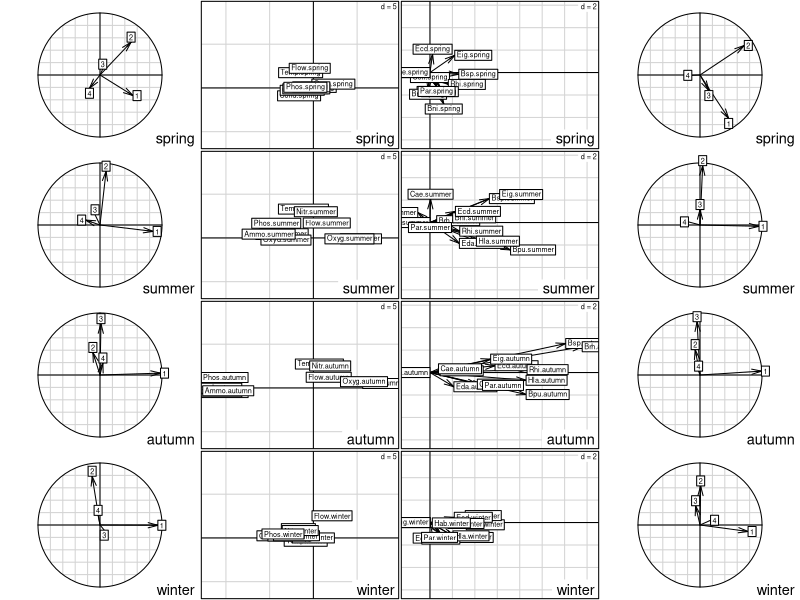
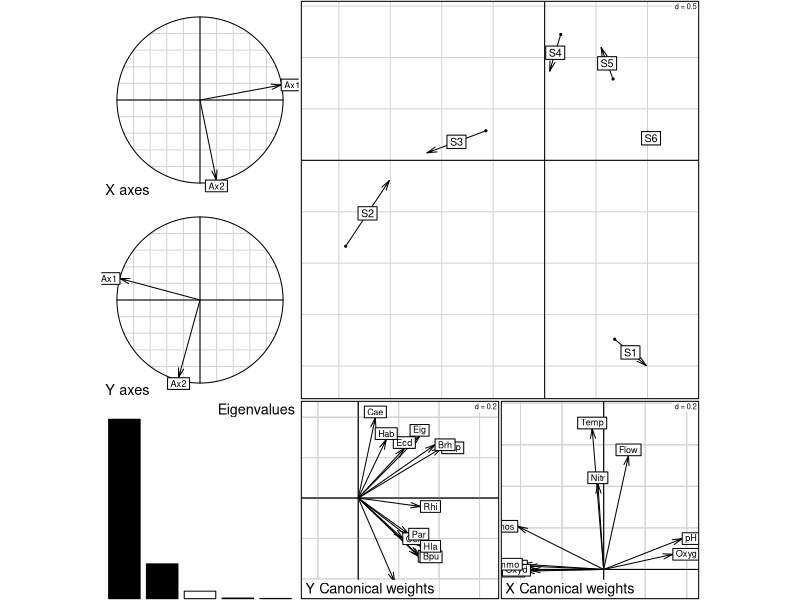

The R source for these figures, in order:
## En anisostatis tenemos ponderaciones, y ahora al formar la matriz de correlaciones lo hacemos elemento a elemento,
## tiene dimensiones p x p, las p variables son la suma de todas las variables de todas las matrices.

## STATICO & COSTATIS

library(ade4)

?statico

## Vamos a tener que montar las matrices de datos igual que antes, poniendo lo común en las columnas
## y apilando las filas una tras otra hasta tener una mega matriz que separaremos según cierta etiqueta.

data("meau")
meau

## Tiene 3 matrices,
## 1ª variables ambientales en 24 puntos muestreeo
## 2ª son poblaciones de especies en puntos de muestreo, es para organizar la info.
## 3ª matrices de diseño, a qué estación corresponde cada una de las observaciones.

## Vamos a hacer el Statico con ésta matriz de variables y poblaciones en ubicaciones.

## necesitamos 2 objetos de tipo k_tabla, los montamos.

## Variables ambientales PCA, es cuanti, recuentos de poblaciones le hacemos correspondencias, son datos de frecuencia.

wit1 <- withinpca(meau$env, meau$design$season, scan=FALSE, scal = "total")

wit1

wit2 <- withinpca(meau$spe, meau$design$season, scan=FALSE, scal = "total")

## El centrado va a ser del total, el escalado puede ser total o parcial a cada una de las matrices.

spec <- dudi.pca(df=meau$spe, scale=FALSE, scan=FALSE, nf=2)

## tiene que ver con las correspondencias, creo que está por eso.

wit2 <- wca(spec,meau$design$season, scan=FALSE, nf=2)
wit2

### Ya hemos elaborado las 2 k_tabs.

## Podemos utilizar ya el STATICO.

kta1 <- ktab.within(wit1)
kta2 <- ktab.within(wit2)

statires <- statico(kta1, kta2, scan=FALSE )
statires
str(statires)

kplot(statires)

##Debería plotearlos pero no se que pasa con la ventana de los plots que está funcando bastante mal.

?costatis

##El scan es para que no nos pida los ejes a retener, que los calcule él.



kta1b <- ktab.within(wit1, colnames = rep(c("S1","S2","S3","S4","S5","S6"),4))

kta2b <- ktab.within(wit2, colnames = rep(c("S1","S2","S3","S4","S5","S6"),4))

statires2 <- costatis(kta1b, kta2b, scan=FALSE )


plot(statires2)

## Cuanto más corto el vector, más se parecen en una representación o en otra.
